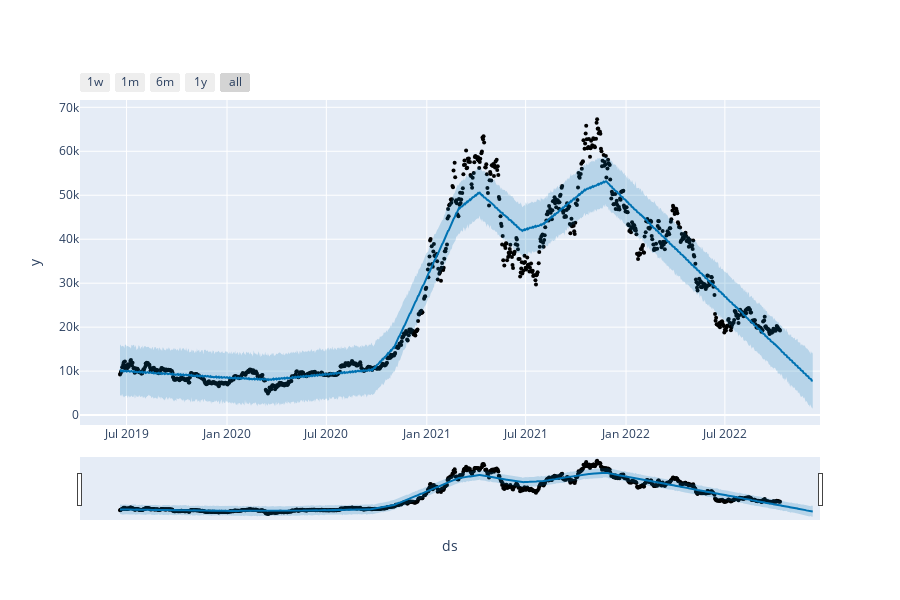

Here is the notebook cell this chart was saved with:
### Code cell
from prophet.plot import plot_plotly

plot_plotly(m, forecast)

### Figure 1 — Plotly figure (JSON) as saved in the notebook; plotly's stock layout.template omitted (floating-point values rounded to 4 significant figures; data arrays with more than 128 entries replaced by an {"elided": "..."} marker saying what was removed)
{"data": [{"marker": {"color": "black", "size": 4}, "mode": "markers", "name": "Actual", "type": "scatter", "x": {"elided": "1035 str values"}, "y": {"elided": "1035 float values"}}, {"hoverinfo": "skip", "line": {"width": 0}, "mode": "lines", "type": "scatter", "x": {"elided": "1095 str values"}, "y": {"elided": "1095 float values"}}, {"fill": "tonexty", "fillcolor": "rgba(0, 114, 178, 0.2)", "line": {"color": "#0072B2", "width": 2}, "mode": "lines", "name": "Predicted", "type": "scatter", "x": {"elided": "1095 str values"}, "y": {"elided": "1095 float values"}}, {"fill": "tonexty", "fillcolor": "rgba(0, 114, 178, 0.2)", "hoverinfo": "skip", "line": {"width": 0}, "mode": "lines", "type": "scatter", "x": {"elided": "1095 str values"}, "y": {"elided": "1095 float values"}}], "layout": {"height": 600, "showlegend": false, "width": 900, "xaxis": {"rangeselector": {"buttons": [{"count": 7, "label": "1w", "step": "day", "stepmode": "backward"}, {"count": 1, "label": "1m", "step": "month", "stepmode": "backward"}, {"count": 6, "label": "6m", "step": "month", "stepmode": "backward"}, {"count": 1, "label": "1y", "step": "year", "stepmode": "backward"}, {"step": "all"}]}, "rangeslider": {"visible": true}, "title": {"text": "ds"}, "type": "date"}, "yaxis": {"title": {"text": "y"}}}}
